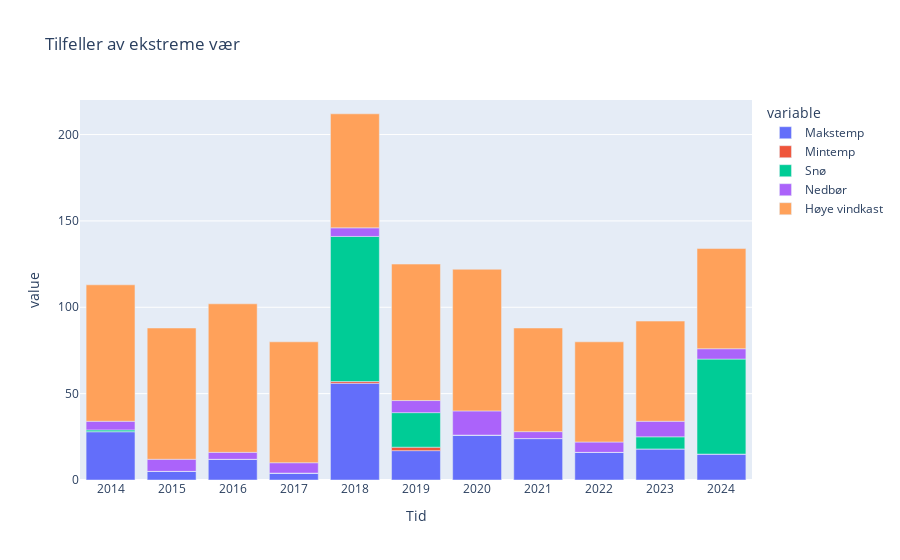

The code cell stored with this chart in its notebook:
### Markdown cell above
### Ekstremvær
Denne grafen viser årlige forekomster av ekstremvær, fordelt på ulike værtyper som høy temperatur, lave temperaturer, nedbør, snø og sterke vindkast. Dette kan være nyttig for å identifisere klimatisk utvikling eller perioder med unormalt vær.

### Code cell
import plotly.express as px
# Use the class dataAnalysis to calculate the severity cases
da = DataAnalysis(df, 'Makstemp', ['Snø', 'Nedbør'], {"Middelvind": 20.8,"Nedbør": 20.0}, bin_defs)
extreme_weather = da.years_severity().reset_index().rename(columns={'index': 'Tid'})


visualizer.plot_extreme_weather_cases(extreme_weather)

### Figure 1 — Plotly figure (JSON) as saved in the notebook; plotly's stock layout.template omitted (floating-point values rounded to 4 significant figures)
{"data": [{"hovertemplate": "variable=Makstemp<br>Tid=%{x}<br>value=%{y}<extra></extra>", "legendgroup": "Makstemp", "marker": {"color": "#636efa", "pattern": {"shape": ""}}, "name": "Makstemp", "orientation": "v", "showlegend": true, "textposition": "auto", "type": "bar", "x": [2014, 2015, 2016, 2017, 2018, 2019, 2020, 2021, 2022, 2023, 2024], "xaxis": "x", "y": [28, 5, 12, 4, 56, 17, 26, 24, 16, 18, 15], "yaxis": "y"}, {"hovertemplate": "variable=Mintemp<br>Tid=%{x}<br>value=%{y}<extra></extra>", "legendgroup": "Mintemp", "marker": {"color": "#EF553B", "pattern": {"shape": ""}}, "name": "Mintemp", "orientation": "v", "showlegend": true, "textposition": "auto", "type": "bar", "x": [2014, 2015, 2016, 2017, 2018, 2019, 2020, 2021, 2022, 2023, 2024], "xaxis": "x", "y": [0, 0, 0, 0, 1, 2, 0, 0, 0, 0, 0], "yaxis": "y"}, {"hovertemplate": "variable=Snø<br>Tid=%{x}<br>value=%{y}<extra></extra>", "legendgroup": "Snø", "marker": {"color": "#00cc96", "pattern": {"shape": ""}}, "name": "Snø", "orientation": "v", "showlegend": true, "textposition": "auto", "type": "bar", "x": [2014, 2015, 2016, 2017, 2018, 2019, 2020, 2021, 2022, 2023, 2024], "xaxis": "x", "y": [1, 0, 0, 0, 84, 20, 0, 0, 0, 7, 55], "yaxis": "y"}, {"hovertemplate": "variable=Nedbør<br>Tid=%{x}<br>value=%{y}<extra></extra>", "legendgroup": "Nedbør", "marker": {"color": "#ab63fa", "pattern": {"shape": ""}}, "name": "Nedbør", "orientation": "v", "showlegend": true, "textposition": "auto", "type": "bar", "x": [2014, 2015, 2016, 2017, 2018, 2019, 2020, 2021, 2022, 2023, 2024], "xaxis": "x", "y": [5, 7, 4, 6, 5, 7, 14, 4, 6, 9, 6], "yaxis": "y"}, {"hovertemplate": "variable=Høye vindkast<br>Tid=%{x}<br>value=%{y}<extra></extra>", "legendgroup": "Høye vindkast", "marker": {"color": "#FFA15A", "pattern": {"shape": ""}}, "name": "Høye vindkast", "orientation": "v", "showlegend": true, "textposition": "auto", "type": "bar", "x": [2014, 2015, 2016, 2017, 2018, 2019, 2020, 2021, 2022, 2023, 2024], "xaxis": "x", "y": [79, 76, 86, 70, 66, 79, 82, 60, 58, 58, 58], "yaxis": "y"}], "layout": {"barmode": "relative", "legend": {"title": {"text": "variable"}, "tracegroupgap": 0}, "title": {"text": "Tilfeller av ekstreme vær"}, "xaxis": {"anchor": "y", "domain": [0, 1], "dtick": 1, "tickmode": "linear", "title": {"text": "Tid"}}, "yaxis": {"anchor": "x", "domain": [0, 1], "range": [0, 220], "title": {"text": "value"}}}}
